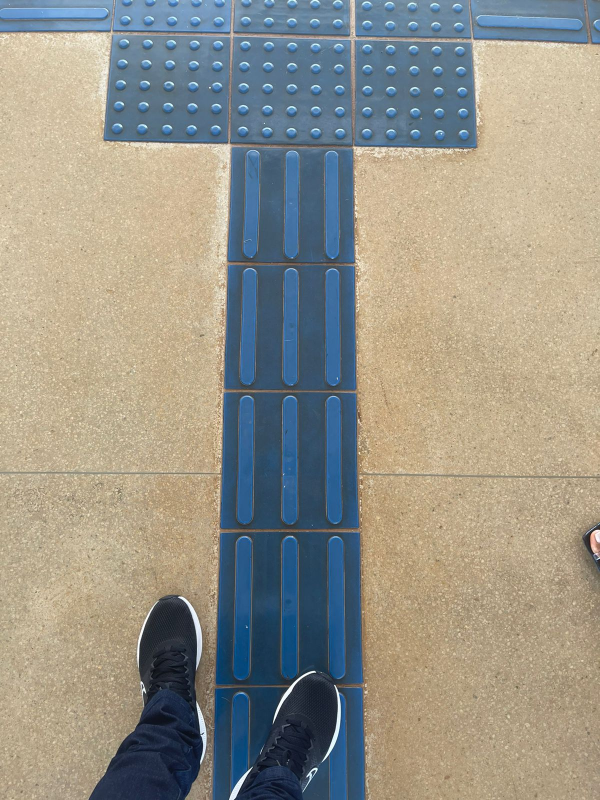
#> input picture Imagem.jpeg, 1200 x 1600 px, given in place of Imagem1.jpeg, which was not available (shown at 1/2 size)
$ python ferramenta.py
#> lines starting #> are read from the running program, lines starting #| are printed output that depends on the picture; pictures that were not available may be replaced by others from this repository, and a replacement may not be noted
import cv2
import numpy as np


def empty(a):
    pass


cv2.namedWindow("TrackBars")
cv2.resizeWindow("TrackBars", 640, 240)
cv2.createTrackbar("H min", "TrackBars", 25, 179, empty)
cv2.createTrackbar("H max", "TrackBars", 179, 179, empty)
cv2.createTrackbar("S min", "TrackBars", 17, 179, empty)
cv2.createTrackbar("S max", "TrackBars", 255, 255, empty)
cv2.createTrackbar("L min", "TrackBars", 0, 255, empty)
#> slider 'L min' is set to 51
cv2.createTrackbar("L max", "TrackBars", 255, 255, empty)


while True:
    # Lendo as imagens
    imagem1 = cv2.imread("../Imagens/Imagem1.jpeg")
#> imagem1 is the input picture: shape (1600, 1200, 3); mean B, G, R 137, 148.1, 150.7
    imagem2 = cv2.imread("../Imagens/Imagem2.jpeg")
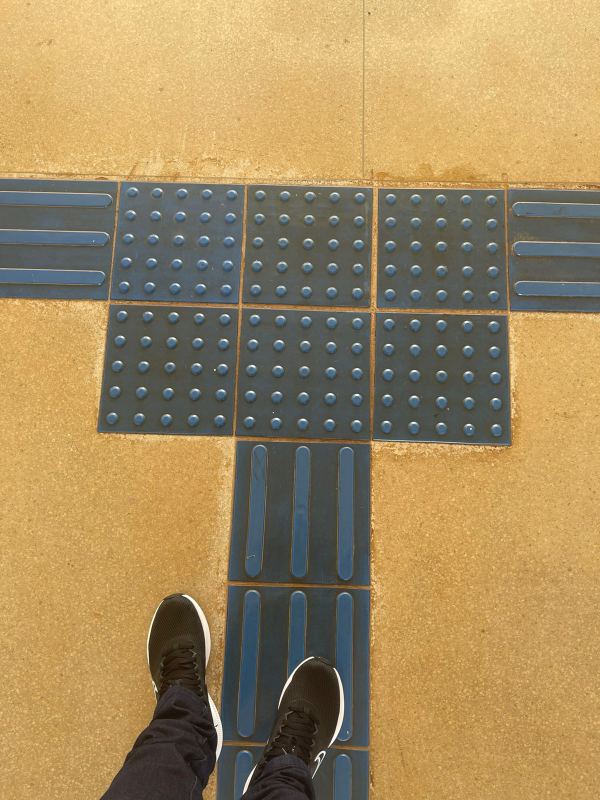
#> input picture Imagem4.jpeg, 1200 x 1600 px, given in place of Imagem2.jpeg, which was not available (shown at 1/2 size)
#> imagem2 is the input picture: shape (1600, 1200, 3); mean B, G, R 95.3, 137.7, 161.2
    imagem3 = cv2.imread("../Imagens/Imagem3.jpeg")
    imagem4 = cv2.imread("../Imagens/Imagem4.jpeg")
    imagem5 = cv2.imread("../Imagens/Imagem5.jpeg")
    imagem6 = cv2.imread("../Imagens/Imagem6.jpeg")


    # Definindo largura e altura
    imagemRedimensionada1 = cv2.resize(imagem1, (640, 480))
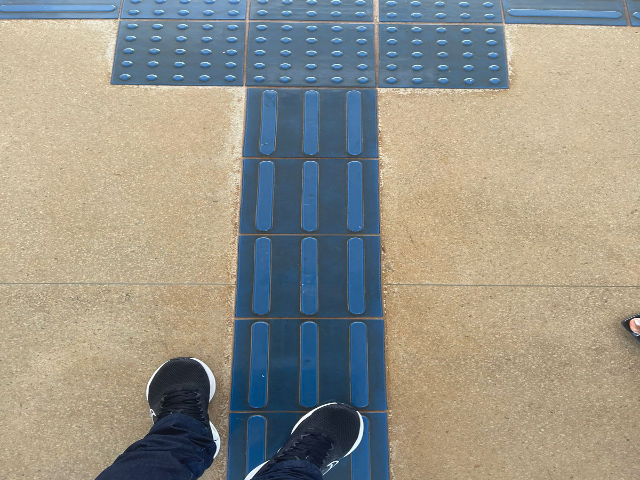
#> imagemRedimensionada1: shape (480, 640, 3); mean B, G, R 136.9, 147.9, 150.5
    imagemRedimensionada2 = cv2.resize(imagem2, (640, 480))
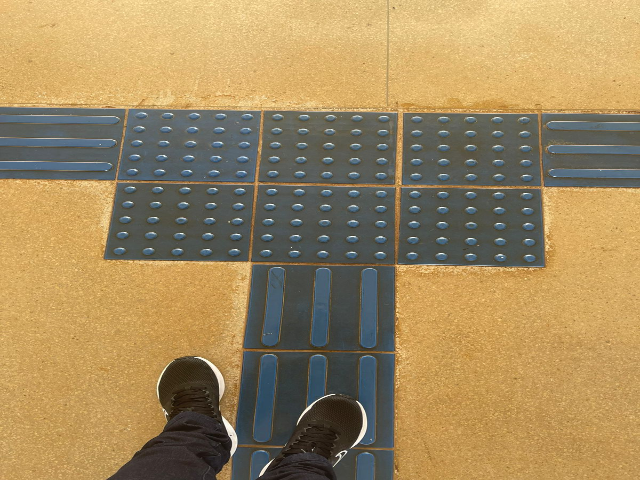
#> imagemRedimensionada2: shape (480, 640, 3); mean B, G, R 95.1, 137.6, 161.1
    imagemRedimensionada3 = cv2.resize(imagem3, (640, 480))
    imagemRedimensionada4 = cv2.resize(imagem4, (640, 480))
#> (the run stopped early here; a loop or call above may not have finished)
